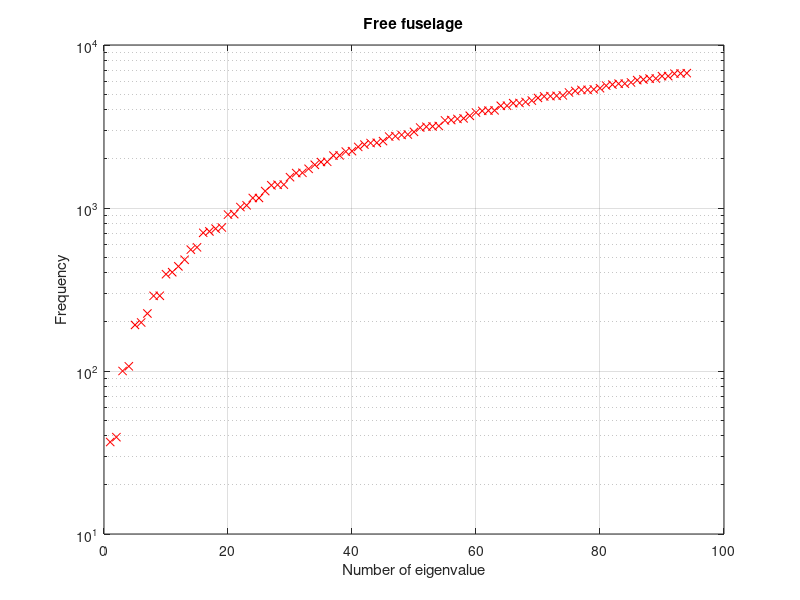

MATLAB code to generate this figure:
% This script plots the eigenvalues in semilogaritmic scale

%%
% DCFA swept wing assignement
%
% Teamwork
% Team members: Venti Edoardo         944421
%               Zemello Matteo        942003
%               Zucchelli Umberto     952952
%               
%           
%

clear all, close all, clc

load w_esatta.mat

fig=figure;
semilogy(1:length(w_esatta)-6,w_esatta(7:end),'xr')
title('Free fuselage')
xlabel('Number of eigenvalue')
ylabel('Frequency')
grid on
saveas(fig,'Eigenvalues_free_fuselage','svg')
